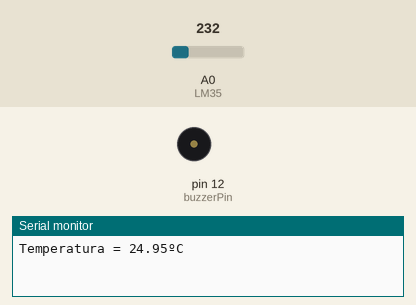
This sketch was run on a simulated Arduino Uno, built for the host (arithmetic inside an expression is 32-bit, double 64-bit). On the bench: buzzer (waves = sounding, pin HIGH), the last lines printed to the serial monitor. The inputs (shaded band) are chosen by the test bench; at power-on: A0 (LM35) = 232.

Above: at 1.2 s.
1.3 s: A0 (LM35) set to 266
At 1.8 s:
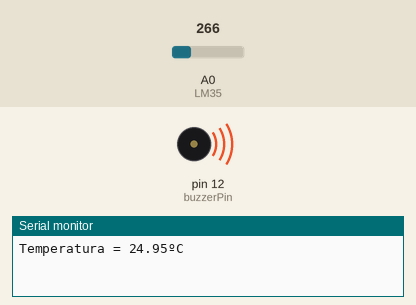
2.8 s: A0 (LM35) set to 250
At 4.0 s:
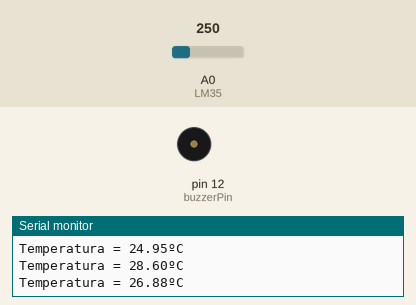
4.3 s: A0 (LM35) set to 290
At 5.3 s:
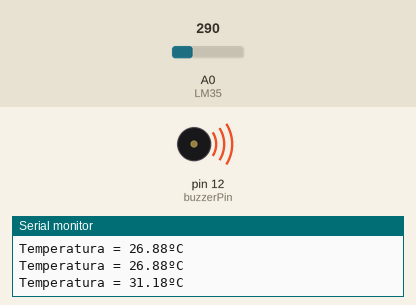
Timing chart, 0 to 7.3 s (numbered marks = the images above; inputs shaded):
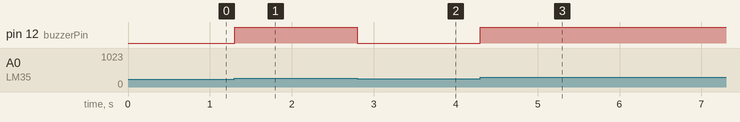

Measured:
- the behaviour switches between 251 and 252 on A0 (LM35) (found by bisection; images 0 and 1)
- after the input at 1.3 s, pin 12 (buzzerPin): LOW → HIGH at once
- after the input at 2.8 s, pin 12 (buzzerPin): HIGH → LOW at once
- after the input at 4.3 s, pin 12 (buzzerPin): LOW → HIGH at once

The sketch:

ex_2.ino
```cpp
const int LM35 = 0;
const int buzzerPin = 12;
float temp = 0;
int ADCread = 0;

unsigned long lastMillis = 0;
unsigned long interval = 1000;

void setup() {
  Serial.begin(9600);
  analogReference(INTERNAL1V1);
  pinMode(buzzerPin, OUTPUT);
}

void loop() {
  ADCread = analogRead(LM35);
  temp = ADCread * 0.1075268817204301;

  if(temp > 27){
    digitalWrite(buzzerPin, HIGH);
  } else{
    digitalWrite(buzzerPin, LOW);
  }

  if(millis() - lastMillis >= interval){
    lastMillis = millis();
    Serial.print("Temperatura = ");
    Serial.print(temp);
    Serial.print("ºC\n");
  }
}
```
